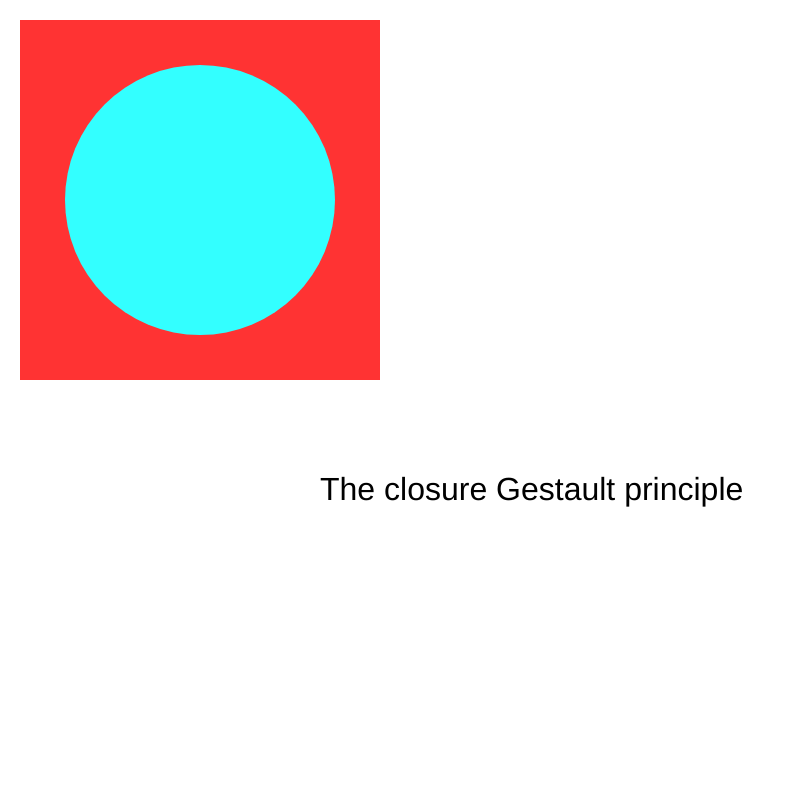
Frame 1 (no input)
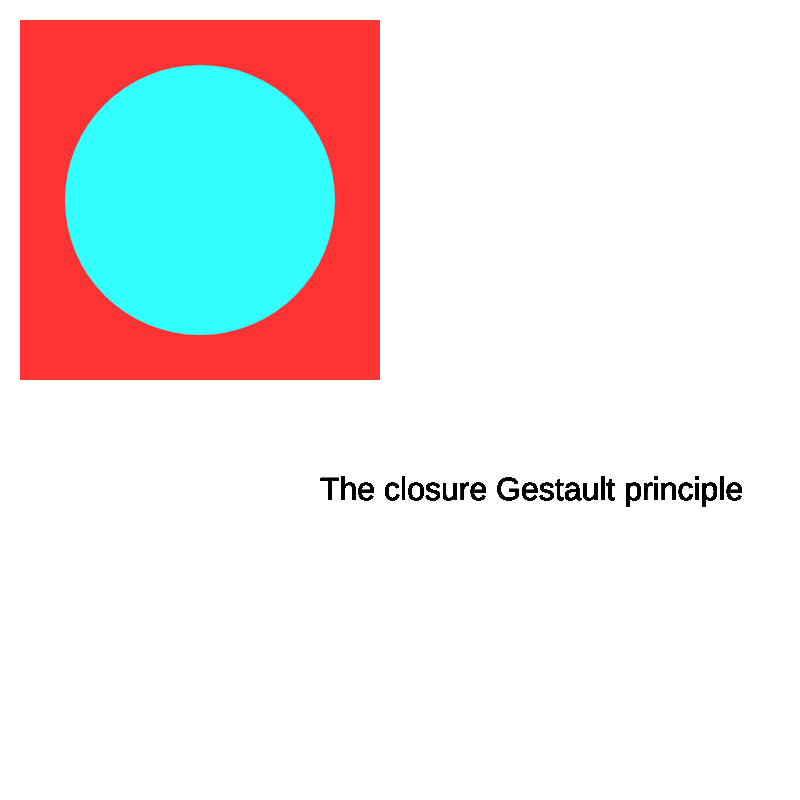
Frame 60 (no input)
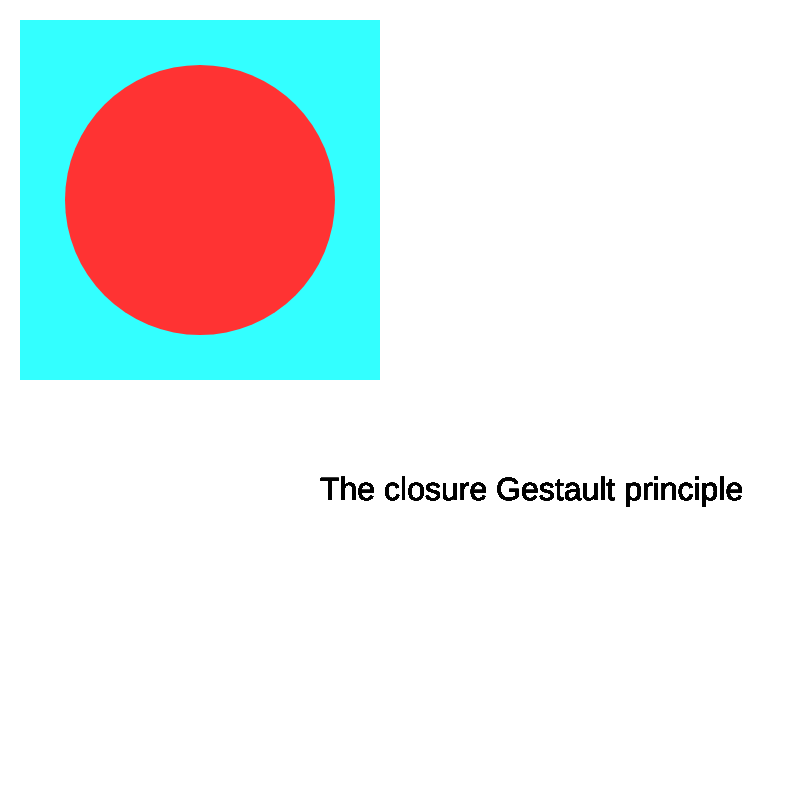
Frame 120 (the mouse pressed at the canvas centre since frame 60)

The p5.js sketch that drew these frames (run headless with seeded random() and noise() and a simulated clock; from frame 60 on, the mouse is pressed at the canvas centre):

// p5.js sketch
// ── sketch.js

/*
Key Commands
a = closure 
b = continuity
c = proximity 
*/
// storing the default state
let currentMode = "a";

function setup() {
  background(220);
  createCanvas(800, 800);
  rectMode(CENTER);
  colorMode(HSB, 360, 100, 100);

  // establishing a global fontSize
  textSize(32);
}

function draw() {
  // variables
  let xPos = 200;
  let yPos = 200;
  let base = map(mouseX, 0, width, 0, 360);

  // variable container for textContent
  let TextContent;
  // logic that switches the image based on keyboard interactions 
  if (currentMode == "a") {
    TextContent = "closure";
    foreBack(xPos, yPos, 360, base);
  } else if (currentMode == "b") {
    TextContent = "continuity";
    cont(xPos, yPos, 300, base, 30);
  } else if (currentMode == "c") {
    TextContent = "proximity";
    prox(xPos, yPos, 300, base);
  }

  // text
  fill(0);
  text(
    ["The " + TextContent + " Gestault principle"],
    width / 2.5,
    height / 1.6,
  );
}

// extra bit of logic for keyboard interactivity 
function keyPressed() {
  const pressed = key.toLowerCase();
  if (pressed == "a" || pressed == "b" || pressed == "c") {
    currentMode = pressed;
  }
}
// functions

// 1 -- Foreground vs background
function foreBack(x, y, d, h) {
  noStroke();
  fill(h, 80, 100);
  rect(x, y, d, d);
  fill((h + 180) % 360, 80, 100);
  circle(x, y, d * 0.75);
}

// 2 -- continuity
function cont(xPos, yPos, diam, base, bits) {
  fill(base, 80, 100);
  circle(xPos, yPos, diam);
  fill((base + 180) % 360, 50, 100);
  for (let t = 0.0; t < TWO_PI * 0.75; t += TWO_PI / bits) {
    let x = xPos + (cos(t) * diam) / 2;
    let y = yPos + (sin(t) * diam) / 2;
    circle(x, y, 30);
  }
}

// 3 -- proximity
function prox(x, y, diam, base) {
  noStroke();
  fill(base, 80, 100);
  circle(x, y, diam);
  fill((base + 180) % 360, 80, 100);
  circle(x + diam / 1.5, y + diam / 4, diam / 4);
  fill(base, 80, 100);
  circle(x + diam, y + 3, diam / 3);
}
